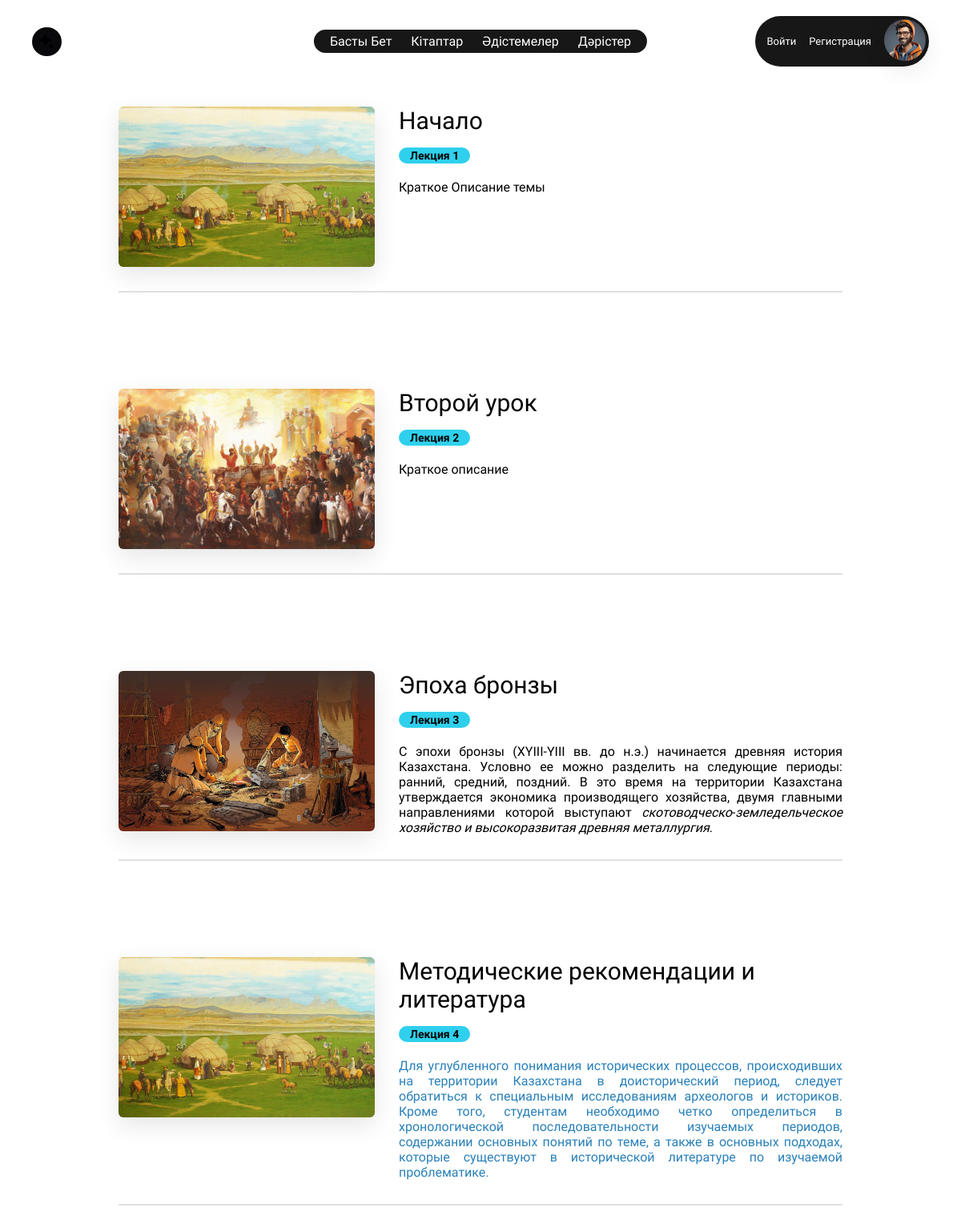
/topic/1/lessons, run on the app's committed database.
### main/models.py (models this page shows, shortened)
class Lesson(models.Model):
    title = models.CharField("Название лекции:", max_length=200)
    topic = models.ForeignKey(Topic, on_delete=models.CASCADE, related_name='lessons')
    number = models.IntegerField("Номер лекции")
    short_description = RichTextUploadingField("Краткое описание:", blank=True)
    description = RichTextUploadingField("Полное описание:", blank=True)
    video = models.FileField("Видео:", upload_to='videos/', blank=True, null=True)
    photo = models.ImageField("Фото:", upload_to='photos/', blank=True, null=True)
    audio = models.FileField("Аудио:", upload_to='audio/', blank=True, null=True)
    url = models.URLField("Ссылка:", max_length=200, blank=True, null=True, editable=False)
    class Meta:
        unique_together = ['topic', 'number']
        ordering = ['number']

### main/views.py (the view)
# urls.py: path('topic/<int:topic_id>/lessons', views.lesson_list_by_topic, name='lesson_list_by_topic'),
def lesson_list_by_topic(request, topic_id):
    topic = get_object_or_404(Topic, id=topic_id)
    lessons = topic.lessons.all()
    return render(request, 'main/page/lessons.html', {'topic': topic, 'lessons': lessons})

### main/templates/main/page/lessons.html
{% extends 'base.html' %}
{% block content %}
{% load static %}
<link rel="stylesheet" href="{% static 'css/list.css' %}">
{% if lessons %}
    {% for lesson in lessons %}
    <body class="white">
      <div class="content">
          <div class="works-list">
              <div class="item">
                  {% if lesson.photo %}
                    <img src="{{ lesson.photo.url }}" alt="{{ lesson.title }}">
                  {% endif %}
                  <div class="details">
                      <a href="{% url 'lesson_detail' lesson.id %}">
                        <h3 class="black">{{ lesson.title }}</h3>
                      </a>
                      <div class="item-info">
                          <div class="year-badge">Лекция {{ lesson.number }}</div>
                      </div>
                      <p style="color: white;">{{ lesson.short_description|safe }}</p>
                  </div>
              </div>
          </div>
      </div>
    </body>
    {% endfor %}
{% else %}
    <h1>Пока здесь ничего не добавлено.</h1>
{% endif %}
{% endblock %}

### static/css/style.css (style rules this page uses)
* { margin: 0; padding: 0; outline: none; box-sizing: border-box; font-family: "Kanit", sans-serif; font-weight: 300; }
html { scroll-behavior: smooth; }
a { text-decoration: none; }
p { color: black; }
img { object-fit: cover; }
body { background: #09090c; }
body.white { background: white; }
h3.black { color:black; }

### static/css/list.css (style rules this page uses)
* { margin: 0; padding: 0; box-sizing: border-box; font-family: 'Heebo', sans-serif; }
a { text-decoration: none; color: white; }
img { object-fit: cover; object-position: top; box-shadow: 0 10px 30px rgba(0, 0, 0, 0.1); }
.featured .item, .works-list .item { display: flex; gap: 30px; margin-bottom: 30px; padding-bottom: 30px; border-bottom: 2px solid #e0e0e0; }
.featured .item img, .works-list .item img { width: 320px; height: 200px; border-radius: 6px; }
.featured .item .details h3, .works-list .item h3 { font-size: 30px; margin-bottom: 16px; }
.featured .item .details .item-info, .works-list .item .details .item-info { display: flex; align-items: center; gap: 20px; margin-bottom: 20px; }
.featured .item .details .item-info .year-badge, .works-list .item .details .item-info .year-badge, .content .work-info .year-badge { background-color: #2FD0ED; padding: 2px 14px; color: #000; border-radius: 16px; font-size: 14px; font-weight: bold; }
.featured .item .details p, .works-list .item .details p { width: 700px; text-align: justify; }
.content { padding: 30px 148px 60px; display: flex; flex-direction: column; }
@media screen and (max-width: 1200px) { .featured .item .details p, .works-list .item .details p { width: 100%; } }

### data on the page
Lesson: photo (picture), title "Начало", number "1", short_description "Краткое Описание темы"
Lesson: photo (picture), title "Второй урок", number "2", short_description "Краткое описание"
Lesson: photo (picture), title "Эпоха бронзы", number "3", short_description "С эпохи бронзы (XYIII-YIII вв. до н.э.) начинается древняя история Казахстана. Условно ее можно разделить на следующие периоды: ранний, средний, поздний. В это время на территории Казахстана утверждается экономика производящего хозяйства, двумя главными направлениями которой выступают скотоводческо - земледельческое хозяйство и высокоразвитая древняя металлургия ."
Lesson: photo (picture), title "Методические рекомендации и литература", number "4", short_description "Для углубленного понимания исторических процессов, происходивших на территории Казахстана в доисторический период, следует обратиться к специальным исследованиям археологов и историков. Кроме того, студентам необходимо четко определиться в хронологической последовательности изучаемых периодов, содержании основных понятий по теме, а также в основных подходах, которые существуют в исторической литературе по изучаемой проблематике."
